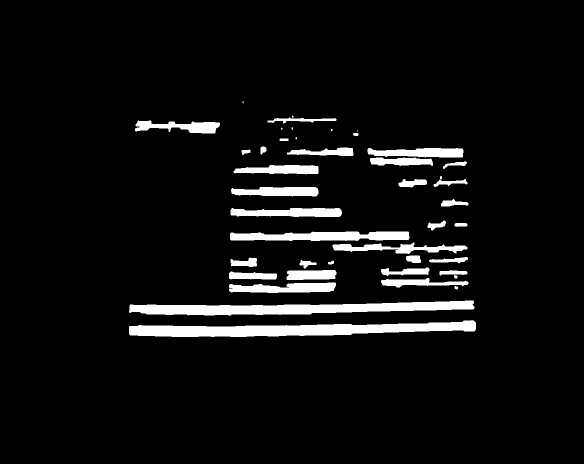
#> input picture Contours/32.jpg, 1168 x 928 px, found by its file name (shown at 1/2 size)
$ jupyter execute --allow-errors main.ipynb
#> lines starting #> are read from the running program, lines starting #| are printed output that depends on the picture; after the words box and inside, x2 and y2 are one past the last pixel; in counts of white or black regions, pixels touching at a corner belong together
[cell 1]
import  cv2
from PIL import Image,ImageOps
import numpy as np
from statistics import mean
import pytesseract
import math
from passporteye import read_mrz
import datetime

[cell 2]
def remove_face(image):
    gray = cv2.cvtColor(image, cv2.COLOR_BGR2GRAY)
    faceCascade = cv2.CascadeClassifier(cv2.data.haarcascades + "haarcascade_frontalface_default.xml")
    faces = faceCascade.detectMultiScale(
        gray,
        scaleFactor=1.3,
        minNeighbors=3,
        minSize=(30, 30)
    )
    for (x,y,w,h) in faces:
        if x<200:
            cv2.rectangle(image, (x-40, y-60), (x + w + 30, y + h + 100), (255, 255, 255), -1)
    return(image)

[cell 3]
def brightness_adjust(img,flag):
    im=Image.fromarray(img)
    im=ImageOps.grayscale(im)
    pix_val = list(im.getdata())
    m=mean(pix_val)
    if flag=='b':
        if m<=180 and m>160:
            return(cv2.convertScaleAbs(img,20,2))
        elif m>180 and m<=210:
            return(cv2.convertScaleAbs(img,10000,1.7))
        elif m>210:
            return(cv2.convertScaleAbs(img,10000,1.5))
        elif m<=160 and m>140:
            return(cv2.convertScaleAbs(img,500,2.5))
        else:
            return(cv2.convertScaleAbs(img,500,3))#(2.7)
    if flag=='r':
        if m<=180 and m>160:
            return(cv2.convertScaleAbs(img,1000,1))#(1000,1.5)
        elif m>180 and m<=210:
            return(cv2.convertScaleAbs(img,1000,1.5))#(1.5,2)
        elif m>210:
            return(cv2.convertScaleAbs(img,1000,0.5))
        elif m<=160 and m>140:
            return(cv2.convertScaleAbs(img,1000,2))#(1000,2)
        else:
            return(cv2.convertScaleAbs(img,1000,4))#(1000,3)

[cell 4]
def no_noise(image):
    kernel = np.ones((1, 1), np.uint8)
    image = cv2.dilate(image, kernel, iterations=1)
    kernel = np.ones((1, 1), np.uint8)
    image = cv2.erode(image, kernel, iterations=1)
    image = cv2.morphologyEx(image, cv2.MORPH_CLOSE, kernel)
    image = cv2.medianBlur(image, 3)
    return (image)

[cell 5]
def find_cnts(image,processed,m):
    image=cv2.copyMakeBorder(image,200,200,200,200,cv2.BORDER_CONSTANT,value=(0,0,0))
    cnts= cv2.findContours(processed, cv2.RETR_EXTERNAL, cv2.CHAIN_APPROX_SIMPLE)
    cnts=cnts[0] if len(cnts)==2 else cnts[1]
    cnts= sorted(cnts, key=lambda x: cv2.boundingRect(x)[0])
    i=0
    results=[]
    dpbirth=''
    fname=''
    issue=''
    im2=image.copy()
    for c in cnts:
        x, y, w, h= cv2.boundingRect(c)
        if h<50 :#and h>15 and w>20 :
            roi= image[y-5:y+h+5, x-10:x+w+10]
            roi=brightness_adjust(roi,'r')
            if len(roi)==0:
                i+=1
            else:
                ocr_result=pytesseract.image_to_string(roi, lang='eng', config=' --psm 7')
                if 'Place' in ocr_result or 'Piace' in ocr_result or 'Birth' in ocr_result or 'Bith' in ocr_result or ('Date' in ocr_result and '&' in ocr_result):#('P' in ocr_result and 'B' in ocr_result and 'D' in ocr_result and 'a' in ocr_result) or ('place' in ocr_result or 'Birth' in ocr_result):
                    if w>(15*h):
                        dpbirth=ocr_result
                    elif w<=(5*h):#4?
                        roi=brightness_adjust(image[y-13:y+h+13,x-13:x+(5*w)],'r')#5
                        dpbirth=pytesseract.image_to_string(roi,lang='eng',config='--psm 7')
                    else:
                        roi=brightness_adjust(image[y-13:y+h+13,x-13:x+(4*w)],'r')
                        dpbirth=pytesseract.image_to_string(roi,lang='eng',config='--psm 7')
                if ('ss' in ocr_result and 'Date' in ocr_result) or ('I' in ocr_result and 'Date' in ocr_result):#('ss' in ocr_result and 'Date' in ocr_result) or ('I' in ocr_result and 'D' in ocr_result and 'a' in ocr_result):
                    if w>(8*h):
                        issue=ocr_result
                    else:
                        roi=brightness_adjust(image[y-13:y+h+13,x-13:x+(3*w)],'r')
                        issue=pytesseract.image_to_string(roi,lang='eng',config='--psm 7')
                if 'Father' in ocr_result or 'ther' in ocr_result:#'Father' in ocr_result or ('F' in ocr_result and 'Name' in ocr_result and 'a' in ocr_result):
                    if w>(10*h):#8
                        fname=ocr_result
                    elif w<=(4*h):#4
                        roi=brightness_adjust(image[y-13:y+h+13,x-13:x+(7*w)],'r')
                        fname=pytesseract.image_to_string(roi,lang='eng',config='--psm 7')

                    else:
                        roi=brightness_adjust(image[y-13:y+h+13,x-13:x+(3*w)],'r')
                        fname=pytesseract.image_to_string(roi,lang='eng',config='--psm 7')
                i+=1
    results.append(fname)
    results.append(issue)
    results.append(dpbirth)
    return(results)

[cell 6]
def procss_img(img,i):
    gray=cv2.cvtColor(img,cv2.COLOR_BGR2GRAY)
    thresh=cv2.threshold(gray,0,255,cv2.THRESH_BINARY | cv2.THRESH_OTSU)[1]
    blur=cv2.GaussianBlur(thresh,(7,7),0)
    blur=no_noise(blur)
    thresh=cv2.threshold(blur,0,255,cv2.THRESH_BINARY_INV | cv2.THRESH_OTSU)[1]
    nonoise=no_noise(thresh)
    kernel = cv2.getStructuringElement(cv2.MORPH_RECT, (18  ,1))#(18,1) for iranian (12,1)foreign
    morph = cv2.morphologyEx(nonoise, cv2.MORPH_CLOSE, kernel)
    morph=no_noise(morph)
    kernel = cv2.getStructuringElement(cv2.MORPH_RECT, (1,2))#(1,2) for iranian (1,1)foreign
    dilate= cv2.dilate(morph, kernel, iterations=2)
    dilate=cv2.threshold(dilate,0,255, cv2.THRESH_BINARY | cv2.THRESH_OTSU)[1]
    dilate=cv2.copyMakeBorder(dilate,200,200,200,200,cv2.BORDER_CONSTANT,value=(0,0,0))
    return dilate

[cell 7]
def extractor(input):
    output=['','','']
    valid_chars=['A','B','C','D','E','F','G','H','I','J','K','L','M','N','O','P','Q','R','S','T','U','V','W','X','Y','Z','a','b','c','d','e','f','g','h','i','j','k','l','m','n','o','p','q','r','s','t','u','v','w','x','y','z',' ']
    valid_dates=['1','2','3','4','5','6','7','8','9','0','/']
    for i in range(len(input)):#fathername
        input[i]=input[i].split('\n',1)[0]#stritp('\n')
        if i==0 and input[i]!='':
            for j in input[i]:
                if j not in valid_chars:
                    input[i]=input[i].replace(j,' ')
                    #input[i]=input[i].translate({ord(j): None})
            temp=input[i].split(' ')
            temp=[x for x in temp if x!='']
            j=0
            k=len(temp)
            while j<k:
                d=0
                if 'N' in temp[j] or 'm' in temp[j]:
                    if j+1<k:
                        if temp[j+1][0] in valid_chars:
                            temp=temp[j+1:]
                            k=len(temp)
                            j=k
                            d=1
                            temp=[x for x in temp if (len(x)>=3 and not x.islower())] ###
                if j+1==k and d==0:
                    temp=[]
                j+=1
            output[0]=temp
        if i==1 and input[i]!='':#issue date
            for j in input[i]:
                if j not in valid_chars and j not in valid_dates:
                    input[i]=input[i].replace(j,' ')
                    #input[i]=input[i].translate({ord(j): None})
            temp=input[i].split(' ')
            temp=[x for x in temp if x!='']
            j=0
            k=len(temp)
            while j<k:
                d=0
                if 'ss' in temp[j]:
                    if j+1<k:
                        if temp[j+1][0] in valid_dates:
                            temp=temp[j+1:]
                            k=len(temp)
                            j=k
                            d=1
                            temp=[x for x in temp if (len(x)>=3 and not x.islower())]
                            temp=temp[0]
                if j+1==k and d==0:
                    temp=[]
                j+=1
            output[1]=temp
        if i==2 and input[i]!='':#dpbirth
            for j in input[i]:
                if j not in valid_chars and j not in valid_dates:
                    input[i]=input[i].replace(j,' ')
                    #input[i]=input[i].translate({ord(j): None})
            temp=input[i].split(' ')
            temp=[x for x in temp if x!='']
            j=0
            k=len(temp)
            while j<k:
                d=0
                if 'h' in temp[j] or 'B' in temp[j] or 'r' in temp[j]:
                    if j+1<k:
                        if temp[j+1][0] in valid_dates:
                            temp=temp[j+1:]
                            k=len(temp)
                            j=k
                            d=1
                            temp=[x for x in temp if (len(x)>=3 and not x.islower())]
                if j+1==k and d==0:
                    temp=[]
                j+=1
            output[2]=temp
    return(output)

[cell 8]
def mrz_reader(img,results):
    today=datetime.date.today()
    year=today.year-int(today.year/100)*100
    h,w,c=img.shape#c
    y1=math.floor((0.6)*h)
    img=img[y1:h]
    _, im_arr = cv2.imencode('.jpg', img)  # im_arr: image in Numpy one-dim array format.
    img = im_arr.tobytes()
    mrz=read_mrz(img)
    try:
        type=mrz.type
        country=mrz.country
        number=mrz.number
        dbirth=mrz.date_of_birth
        edate=mrz.expiration_date
        nationality=mrz.nationality
        sex=mrz.sex
        name=mrz.names
        surname=mrz.surname
        r2=[type,country,number,dbirth,edate,nationality,sex,name,surname]
        for j in range(len(r2)):
            r2[j]=r2[j].split('  ',1)[0]
            r2[j]=r2[j].split('<',1)[0]
            r2[j]=r2[j].split('KK',1)[0]
            if j==3:
                r2[j]=int(r2[j])
                year2=int(r2[j]/10000)
                month=int(r2[j]/100-year2*100)
                if month<10:
                        month='0{}'.format(month)
                day=r2[j]-((year2*10000)+(int(month)*100))
                if year2<=year:
                    r2[j]='{d}/{m}/20{y}'.format(y=year2,m=month,d=day)
                elif year2>year:
                    r2[j]='{d}/{m}/19{y}'.format(y=year2,m=month,d=day)
            if j==4:
                r2[j]=int(r2[j])
                year2=int(r2[j]/10000)
                month=int(r2[j]/100-year2*100)
                if month<10:
                        month='0{}'.format(month)
                day=r2[j]-((year2*10000)+(int(month)*100))
                r2[j]='{d}/{m}/20{y}'.format(y=year2,m=month,d=day)
            results.append(r2[j])
        #print('{}  =   {}'.format(i,results))
        #results.clear()
        #i+=2
        return(results)
    except:
        return(results)

[cell 9]
img_file='C://Users/ghaza/Desktop/OCR with python/Data Work/raw/32.jpg'
im=remove_face(cv2.imread(img_file))
#> in remove_face, image is the input picture: shape (928, 1168, 3); min 0, max 255, mean 15.6
#> in remove_face, `faces = faceCascade.detectMultiScale( gray, scaleFactor=1.3, minNeighb..`: faces = ()
img=procss_img(brightness_adjust(im,'b'),'base')
#> in brightness_adjust, `pix_val = list(im.getdata())`: pix_val = 1083904 items
#> in brightness_adjust, `m=mean(pix_val)`: m = 15.62
#> in procss_img, `thresh=cv2.threshold(gray,0,255,cv2.THRESH_BINARY | cv2.THRESH_OTSU)[1]`:
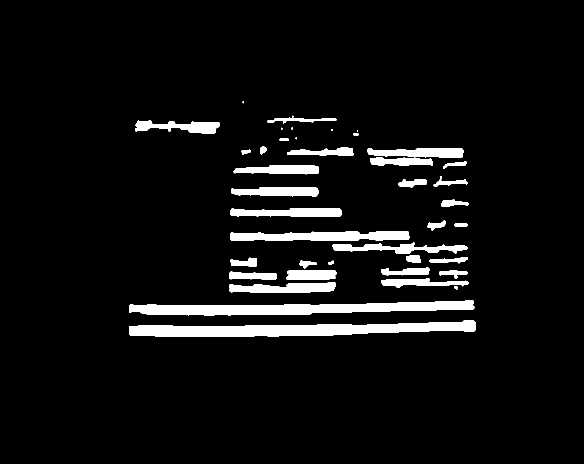
#> thresh: shape (928, 1168) (shown at 1/2 size); 6.1% white; 42 white regions (7 under 20 px), largest, box (x1, y1, x2, y2) and area: (258, 640, 952, 674) 13807, (258, 601, 949, 631) 12366, (460, 463, 819, 482) 5409
#> in procss_img, `thresh=cv2.threshold(blur,0,255,cv2.THRESH_BINARY_INV | cv2.THRESH_OTS..`:
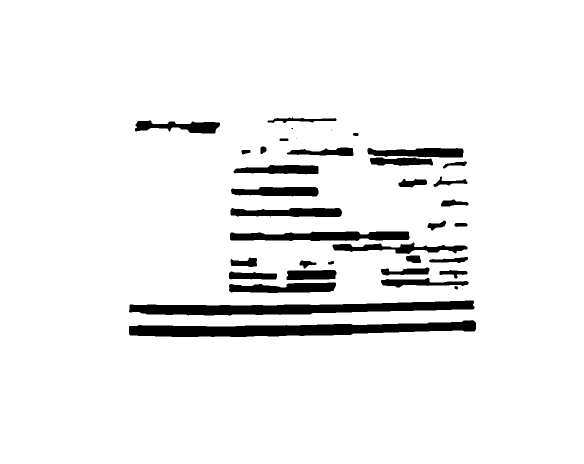
#> thresh: shape (928, 1168) (shown at 1/2 size); 93.9% white; 37 black regions (3 under 20 px), largest, box (x1, y1, x2, y2) and area: (258, 640, 952, 674) 13813, (258, 601, 949, 631) 12370, (460, 463, 819, 482) 5422
#> in procss_img, `morph = cv2.morphologyEx(nonoise, cv2.MORPH_CLOSE, kernel)`:
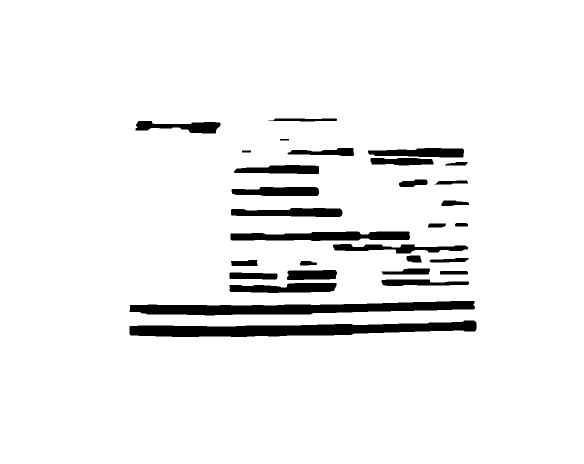
#> morph: shape (928, 1168) (shown at 1/2 size); 94.1% white; 30 black regions, largest, box (x1, y1, x2, y2) and area: (259, 641, 953, 674) 13786, (259, 602, 950, 631) 12301, (461, 463, 820, 482) 5354
#> in no_noise (call 3), `image = cv2.medianBlur(image, 3)`: image: shape (928, 1168); 94.1% white; 30 black regions, largest, box (x1, y1, x2, y2) and area: (259, 641, 953, 674) 13786, (259, 602, 950, 631) 12298, (461, 463, 820, 482) 5353
#> in procss_img, `kernel = cv2.getStructuringElement(cv2.MORPH_RECT, (1,2))#(1,2) for ir..`: kernel = [1, 1]
#> in procss_img, `dilate= cv2.dilate(morph, kernel, iterations=2)`:
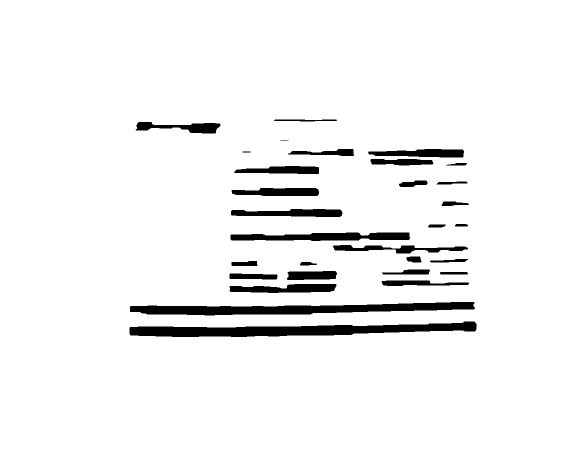
#> dilate: shape (928, 1168) (shown at 1/2 size); 94.9% white; 30 black regions (1 under 20 px), largest, box (x1, y1, x2, y2) and area: (259, 643, 953, 674) 12398, (260, 604, 950, 631) 10912, (461, 465, 820, 482) 4635
#> in procss_img, `dilate=cv2.copyMakeBorder(dilate,200,200,200,200,cv2.BORDER_CONSTANT,v..`:
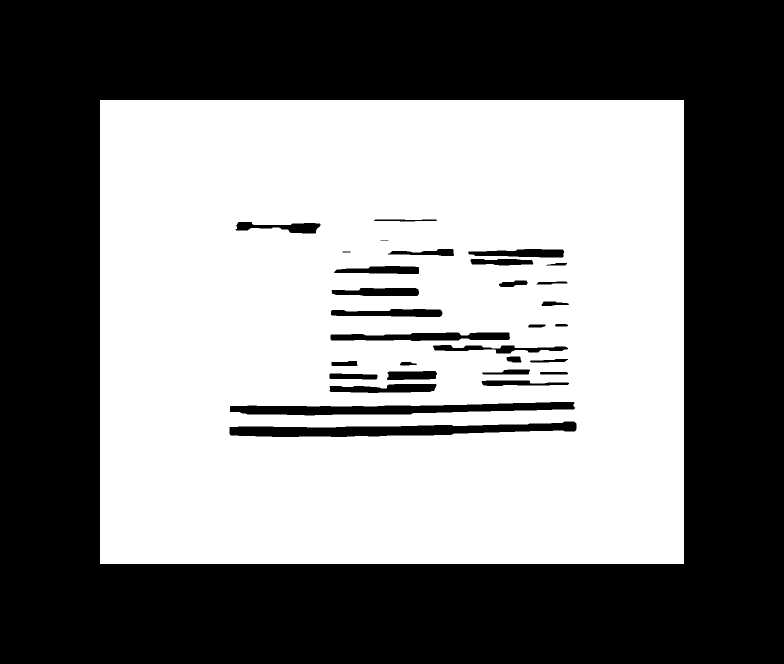
#> dilate: shape (1328, 1568) (shown at 1/2 size); 49.4% white; 1 white region
results=find_cnts(im,img,0)
#> in find_cnts, `image=cv2.copyMakeBorder(image,200,200,200,200,cv2.BORDER_CONSTANT,val..`:
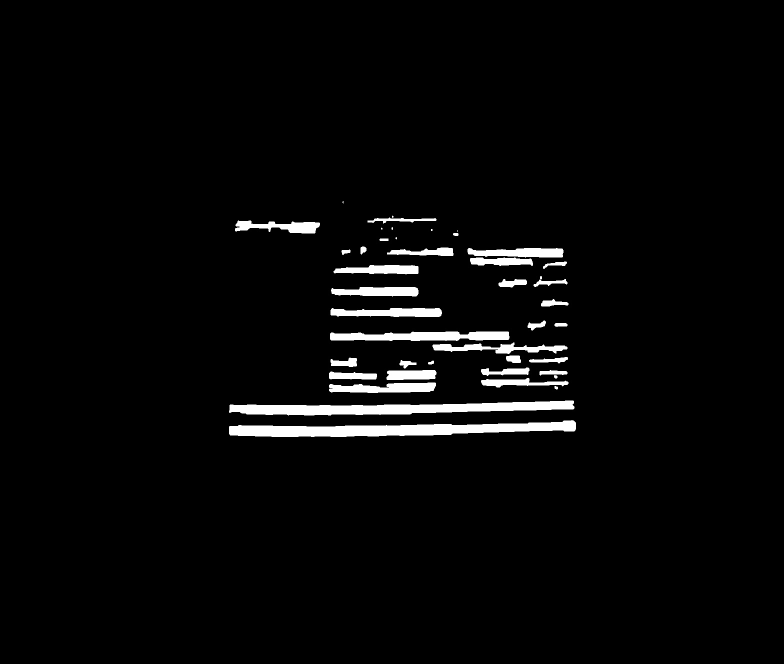
#> image: shape (1328, 1568, 3) (shown at 1/2 size); min 0, max 255, mean 8.1
#> in find_cnts, `cnts= cv2.findContours(processed, cv2.RETR_EXTERNAL, cv2.CHAIN_APPROX_..`: cnts = 1 contour; box (x1, y1, x2, y2) and area: (200, 200, 1368, 1128) 1081809
#> in find_cnts, `cnts=cnts[0] if len(cnts)==2 else cnts[1]`: cnts = [[[200, 200], [200, 1127], [1367, 1127], [1367, 200]]]
#> the loop in find_cnts, `for c in cnts:` made 1 pass
#> (c, x, y, w, h) on pass 1: ([[200, 200], [200, 1127], [1367, 1127], [1367, 200]], 200, 200, 1168, 928)
#> after the loop in find_cnts, `for c in cnts:`: i = 0
#> results = ['', '', '']
#print(results)
results=extractor(results)
#> the loop in extractor, `for i in range(len(input)):#fathername` made 3 passes
#> (the rest of this cell did not finish here and is left out)

#> in mrz_reader, `img=img[y1:h]`:
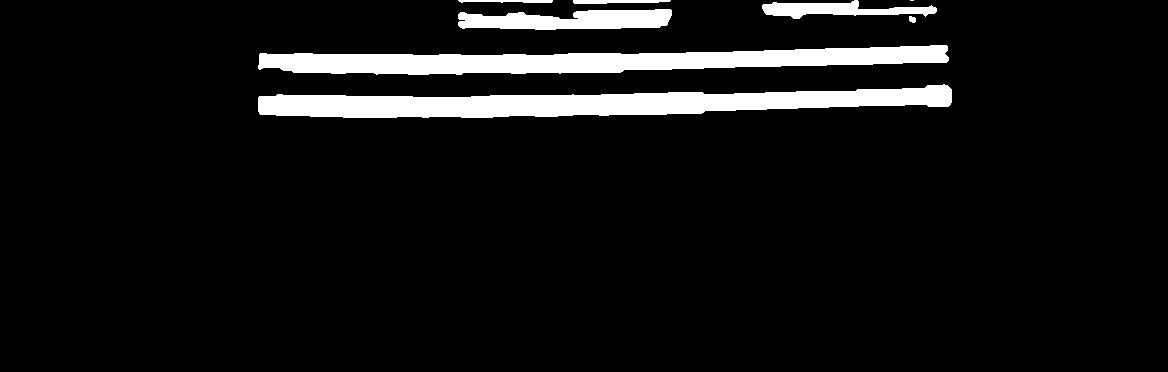
#> img: shape (372, 1168, 3); min 0, max 255, mean 18.7
print(final)
#cv2.imwrite('C:/Users/ghaza/Desktop/OCR with python/Project/test/finalTest.jpg',im)"""

$ run again, with Contours/10.jpg copied over Contours/32.jpg
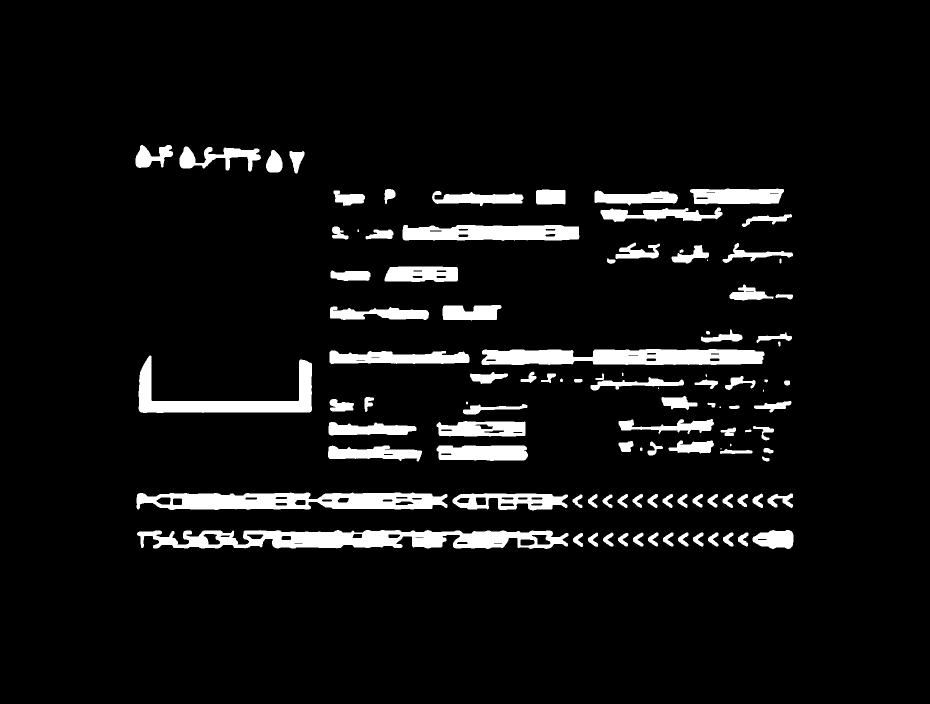
#> input picture Contours/10.jpg, 1860 x 1407 px, found by its file name (shown at 1/2 size)
#> in remove_face, image is the input picture: shape (1407, 1860, 3); min 0, max 255, mean 17.1
#> faces = ()
#> pix_val = 2617020 items
#> m = 17.12
#> in procss_img, `morph = cv2.morphologyEx(nonoise, cv2.MORPH_CLOSE, kernel)`:
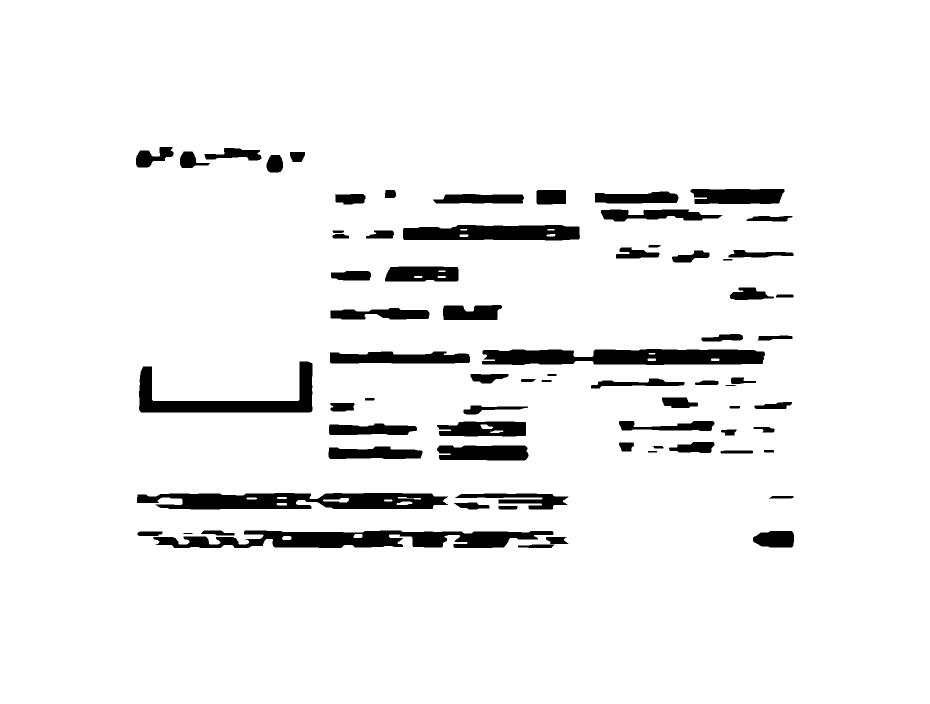
#> morph: shape (1407, 1860) (shown at 1/2 size); 94% white; 72 black regions, largest, box (x1, y1, x2, y2) and area: (307, 1061, 1107, 1096) 18055, (274, 986, 896, 1019) 15688, (964, 698, 1530, 730) 15233
#> kernel = [1, 1]
#> in find_cnts, `cnts= cv2.findContours(processed, cv2.RETR_EXTERNAL, cv2.CHAIN_APPROX_..`: cnts = 1 contour; box (x1, y1, x2, y2) and area: (200, 200, 2060, 1607) 2613754
#> in find_cnts, `cnts=cnts[0] if len(cnts)==2 else cnts[1]`: cnts = [[[200, 200], [200, 1606], [2059, 1606], [2059, 200]]]
#> the loop in find_cnts, `for c in cnts:` made 1 pass
#> (c, x, y, w, h) on pass 1: ([[200, 200], [200, 1606], [2059, 1606], [2059, 200]], 200, 200, 1860, 1407)
#> after the loop in find_cnts, `for c in cnts:`: i = 0
#> results = ['', '', '']
#> the loop in extractor, `for i in range(len(input)):#fathername` made 3 passes
#> in mrz_reader, `img=img[y1:h]`:
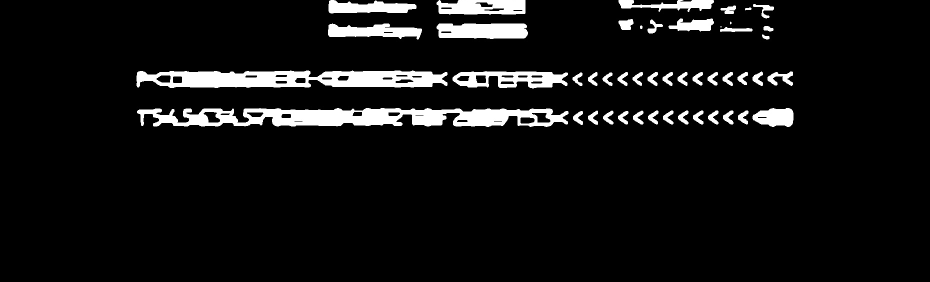
#> img: shape (563, 1860, 3) (shown at 1/2 size); min 0, max 255, mean 18.4
